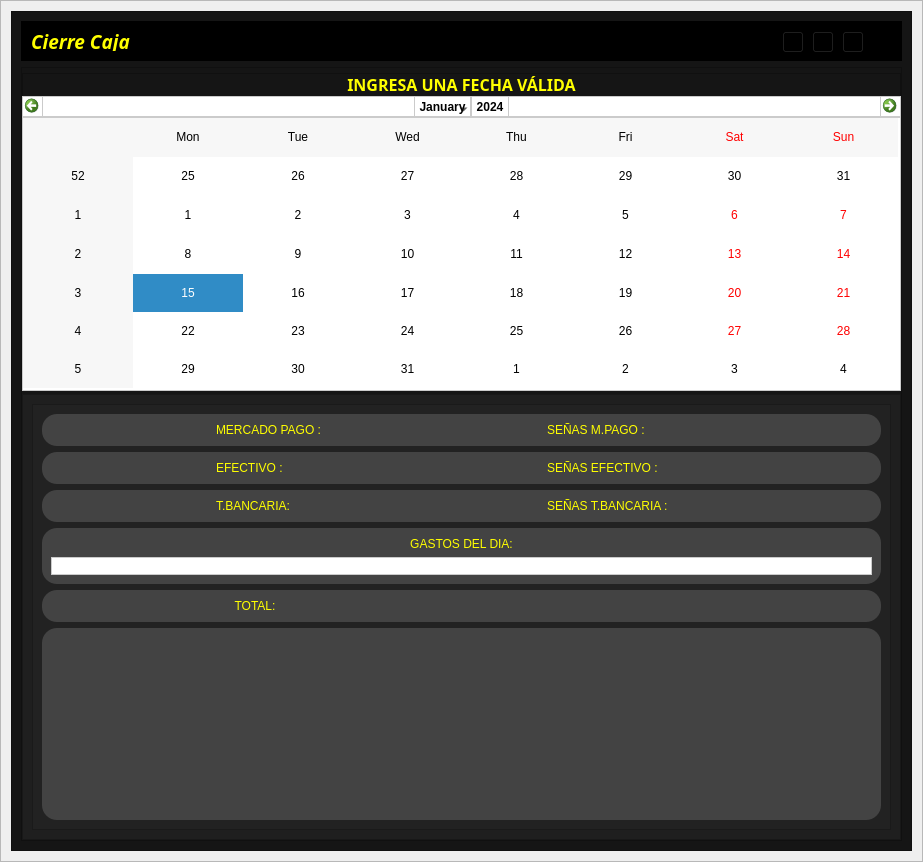
<?xml version="1.0" encoding="UTF-8"?>
<ui version="4.0">
 <class>DetailWindow</class>
 <widget class="QWidget" name="DetailWindow">
  <property name="geometry">
   <rect>
    <x>0</x>
    <y>0</y>
    <width>923</width>
    <height>862</height>
   </rect>
  </property>
  <property name="windowTitle">
   <string>Form</string>
  </property>
  <layout class="QGridLayout" name="gridLayout">
   <property name="leftMargin">
    <number>0</number>
   </property>
   <property name="topMargin">
    <number>0</number>
   </property>
   <property name="rightMargin">
    <number>0</number>
   </property>
   <property name="bottomMargin">
    <number>0</number>
   </property>
   <item row="0" column="0">
    <widget class="QFrame" name="central_widget_frame">
     <property name="frameShape">
      <enum>QFrame::StyledPanel</enum>
     </property>
     <property name="frameShadow">
      <enum>QFrame::Raised</enum>
     </property>
     <layout class="QVBoxLayout" name="shadow_layout">
      <property name="spacing">
       <number>0</number>
      </property>
      <property name="leftMargin">
       <number>10</number>
      </property>
      <property name="topMargin">
       <number>10</number>
      </property>
      <property name="rightMargin">
       <number>10</number>
      </property>
      <property name="bottomMargin">
       <number>10</number>
      </property>
      <item>
       <widget class="QFrame" name="background_frame">
        <property name="styleSheet">
         <string notr="true">background-color: rgb(21, 21, 21);</string>
        </property>
        <property name="frameShape">
         <enum>QFrame::StyledPanel</enum>
        </property>
        <property name="frameShadow">
         <enum>QFrame::Raised</enum>
        </property>
        <layout class="QVBoxLayout" name="verticalLayout_6">
         <item>
          <widget class="QFrame" name="frame_nav">
           <property name="minimumSize">
            <size>
             <width>0</width>
             <height>40</height>
            </size>
           </property>
           <property name="maximumSize">
            <size>
             <width>16777215</width>
             <height>40</height>
            </size>
           </property>
           <property name="styleSheet">
            <string notr="true">background-color: rgb(0, 0, 0);</string>
           </property>
           <property name="frameShape">
            <enum>QFrame::StyledPanel</enum>
           </property>
           <property name="frameShadow">
            <enum>QFrame::Raised</enum>
           </property>
           <layout class="QHBoxLayout" name="horizontalLayout_7">
            <item>
             <widget class="QLabel" name="label_tittle">
              <property name="font">
               <font>
                <family>Tw Cen MT</family>
                <pointsize>14</pointsize>
                <weight>75</weight>
                <italic>true</italic>
                <bold>true</bold>
               </font>
              </property>
              <property name="styleSheet">
               <string notr="true">color: rgb(255, 255, 0);</string>
              </property>
              <property name="text">
               <string>Cierre Caja</string>
              </property>
             </widget>
            </item>
            <item>
             <widget class="QFrame" name="butttons_holder_frame">
              <property name="minimumSize">
               <size>
                <width>110</width>
                <height>30</height>
               </size>
              </property>
              <property name="maximumSize">
               <size>
                <width>110</width>
                <height>16777215</height>
               </size>
              </property>
              <property name="frameShape">
               <enum>QFrame::StyledPanel</enum>
              </property>
              <property name="frameShadow">
               <enum>QFrame::Raised</enum>
              </property>
              <widget class="QToolButton" name="minimize_button">
               <property name="geometry">
                <rect>
                 <x>0</x>
                 <y>0</y>
                 <width>22</width>
                 <height>22</height>
                </rect>
               </property>
               <property name="text">
                <string>...</string>
               </property>
               <property name="icon">
                <iconset>
                 <normaloff>L:/.designer/assets/icons/minimize-window.png</normaloff>L:/.designer/assets/icons/minimize-window.png</iconset>
               </property>
              </widget>
              <widget class="QToolButton" name="restore_button">
               <property name="geometry">
                <rect>
                 <x>30</x>
                 <y>0</y>
                 <width>22</width>
                 <height>22</height>
                </rect>
               </property>
               <property name="text">
                <string>...</string>
               </property>
               <property name="icon">
                <iconset>
                 <normaloff>L:/.designer/assets/icons/restore-window.png</normaloff>L:/.designer/assets/icons/restore-window.png</iconset>
               </property>
              </widget>
              <widget class="QToolButton" name="maximize_button">
               <property name="geometry">
                <rect>
                 <x>30</x>
                 <y>0</y>
                 <width>22</width>
                 <height>22</height>
                </rect>
               </property>
               <property name="text">
                <string>...</string>
               </property>
               <property name="icon">
                <iconset>
                 <normaloff>L:/.designer/assets/icons/maximize-window.png</normaloff>L:/.designer/assets/icons/maximize-window.png</iconset>
               </property>
              </widget>
              <widget class="QToolButton" name="close_button">
               <property name="geometry">
                <rect>
                 <x>60</x>
                 <y>0</y>
                 <width>22</width>
                 <height>22</height>
                </rect>
               </property>
               <property name="text">
                <string>...</string>
               </property>
               <property name="icon">
                <iconset>
                 <normaloff>L:/.designer/assets/icons/close-window.png</normaloff>L:/.designer/assets/icons/close-window.png</iconset>
               </property>
              </widget>
             </widget>
            </item>
           </layout>
          </widget>
         </item>
         <item>
          <widget class="QFrame" name="content_frame">
           <property name="frameShape">
            <enum>QFrame::StyledPanel</enum>
           </property>
           <property name="frameShadow">
            <enum>QFrame::Raised</enum>
           </property>
           <layout class="QVBoxLayout" name="verticalLayout_2">
            <property name="spacing">
             <number>3</number>
            </property>
            <property name="leftMargin">
             <number>0</number>
            </property>
            <property name="topMargin">
             <number>0</number>
            </property>
            <property name="rightMargin">
             <number>0</number>
            </property>
            <property name="bottomMargin">
             <number>0</number>
            </property>
            <item>
             <widget class="QFrame" name="frame">
              <property name="minimumSize">
               <size>
                <width>0</width>
                <height>25</height>
               </size>
              </property>
              <property name="maximumSize">
               <size>
                <width>16777215</width>
                <height>15</height>
               </size>
              </property>
              <property name="styleSheet">
               <string notr="true">background-color: rgb(21, 21, 21);</string>
              </property>
              <property name="frameShape">
               <enum>QFrame::StyledPanel</enum>
              </property>
              <property name="frameShadow">
               <enum>QFrame::Raised</enum>
              </property>
              <layout class="QVBoxLayout" name="verticalLayout_3">
               <property name="topMargin">
                <number>0</number>
               </property>
               <property name="bottomMargin">
                <number>4</number>
               </property>
               <item>
                <widget class="QLabel" name="label">
                 <property name="minimumSize">
                  <size>
                   <width>0</width>
                   <height>20</height>
                  </size>
                 </property>
                 <property name="maximumSize">
                  <size>
                   <width>16777215</width>
                   <height>20</height>
                  </size>
                 </property>
                 <property name="font">
                  <font>
                   <family>Segoe UI Black</family>
                   <pointsize>12</pointsize>
                   <weight>75</weight>
                   <bold>true</bold>
                  </font>
                 </property>
                 <property name="styleSheet">
                  <string notr="true">
color: rgb(255, 255, 0);</string>
                 </property>
                 <property name="text">
                  <string>INGRESA UNA FECHA VÁLIDA</string>
                 </property>
                 <property name="alignment">
                  <set>Qt::AlignCenter</set>
                 </property>
                </widget>
               </item>
              </layout>
             </widget>
            </item>
            <item>
             <widget class="QCalendarWidget" name="calendarWidget">
              <property name="maximumSize">
               <size>
                <width>16777215</width>
                <height>300</height>
               </size>
              </property>
              <property name="styleSheet">
               <string notr="true">background-color: rgb(255, 255, 255);
border: 1px solid #cbcbcb;
color: rgb(0,0,0)
</string>
              </property>
             </widget>
            </item>
            <item>
             <widget class="QFrame" name="frame_2">
              <property name="styleSheet">
               <string notr="true">background-color: rgb(31, 31, 31);</string>
              </property>
              <property name="frameShape">
               <enum>QFrame::StyledPanel</enum>
              </property>
              <property name="frameShadow">
               <enum>QFrame::Raised</enum>
              </property>
              <layout class="QHBoxLayout" name="horizontalLayout">
               <item>
                <widget class="QFrame" name="frame_5">
                 <property name="styleSheet">
                  <string notr="true">background-color: rgb(34, 34, 34);</string>
                 </property>
                 <property name="frameShape">
                  <enum>QFrame::StyledPanel</enum>
                 </property>
                 <property name="frameShadow">
                  <enum>QFrame::Raised</enum>
                 </property>
                 <layout class="QVBoxLayout" name="verticalLayout_4">
                  <item>
                   <widget class="QFrame" name="frame_3">
                    <property name="styleSheet">
                     <string notr="true">background-color: rgb(67, 67, 67);
border-radius: 15px;</string>
                    </property>
                    <property name="frameShape">
                     <enum>QFrame::StyledPanel</enum>
                    </property>
                    <property name="frameShadow">
                     <enum>QFrame::Raised</enum>
                    </property>
                    <layout class="QHBoxLayout" name="horizontalLayout_2">
                     <item>
                      <widget class="QLabel" name="mp_ico_label">
                       <property name="styleSheet">
                        <string notr="true">image: url(:/prefijoNuevo/assets/icons/mercadopago.png);</string>
                       </property>
                       <property name="text">
                        <string/>
                       </property>
                      </widget>
                     </item>
                     <item>
                      <widget class="QLabel" name="mp_namelabel">
                       <property name="styleSheet">
                        <string notr="true">
color: rgb(255, 255, 0);
font: 87 16pt &quot;Segoe UI Black&quot;;</string>
                       </property>
                       <property name="text">
                        <string>MERCADO PAGO :</string>
                       </property>
                      </widget>
                     </item>
                     <item>
                      <widget class="QLabel" name="mp_label">
                       <property name="styleSheet">
                        <string notr="true">color: rgb(230, 230, 230);
font: 87 16pt &quot;Segoe UI Black&quot;;</string>
                       </property>
                       <property name="text">
                        <string/>
                       </property>
                      </widget>
                     </item>
                     <item>
                      <widget class="QLabel" name="mp_segna_namelabel">
                       <property name="styleSheet">
                        <string notr="true">
color: rgb(255, 255, 0);
font: 87 16pt &quot;Segoe UI Black&quot;;</string>
                       </property>
                       <property name="text">
                        <string>SEÑAS M.PAGO :</string>
                       </property>
                      </widget>
                     </item>
                     <item>
                      <widget class="QLabel" name="mp_segna_label">
                       <property name="styleSheet">
                        <string notr="true">color: rgb(230, 230, 230);
font: 87 16pt &quot;Segoe UI Black&quot;;</string>
                       </property>
                       <property name="text">
                        <string/>
                       </property>
                      </widget>
                     </item>
                    </layout>
                   </widget>
                  </item>
                  <item>
                   <widget class="QFrame" name="frame_4">
                    <property name="styleSheet">
                     <string notr="true">background-color: rgb(67, 67, 67);
border-radius: 15px;</string>
                    </property>
                    <property name="frameShape">
                     <enum>QFrame::StyledPanel</enum>
                    </property>
                    <property name="frameShadow">
                     <enum>QFrame::Raised</enum>
                    </property>
                    <layout class="QHBoxLayout" name="horizontalLayout_4">
                     <item>
                      <widget class="QLabel" name="efec_ico_label">
                       <property name="styleSheet">
                        <string notr="true">image: url(:/prefijoNuevo/assets/icons/efectivo.png);</string>
                       </property>
                       <property name="text">
                        <string/>
                       </property>
                      </widget>
                     </item>
                     <item>
                      <widget class="QLabel" name="efec_namelabel">
                       <property name="styleSheet">
                        <string notr="true">
color: rgb(255, 255, 0);
font: 87 16pt &quot;Segoe UI Black&quot;;</string>
                       </property>
                       <property name="text">
                        <string>EFECTIVO :</string>
                       </property>
                      </widget>
                     </item>
                     <item>
                      <widget class="QLabel" name="efec_label">
                       <property name="styleSheet">
                        <string notr="true">color: rgb(230, 230, 230);
font: 87 16pt &quot;Segoe UI Black&quot;;</string>
                       </property>
                       <property name="text">
                        <string/>
                       </property>
                      </widget>
                     </item>
                     <item>
                      <widget class="QLabel" name="efec_segna_namelabel">
                       <property name="styleSheet">
                        <string notr="true">
color: rgb(255, 255, 0);
font: 87 16pt &quot;Segoe UI Black&quot;;</string>
                       </property>
                       <property name="text">
                        <string>SEÑAS EFECTIVO :</string>
                       </property>
                      </widget>
                     </item>
                     <item>
                      <widget class="QLabel" name="efec_segna_label_">
                       <property name="styleSheet">
                        <string notr="true">color: rgb(230, 230, 230);
font: 87 16pt &quot;Segoe UI Black&quot;;</string>
                       </property>
                       <property name="text">
                        <string/>
                       </property>
                      </widget>
                     </item>
                    </layout>
                   </widget>
                  </item>
                  <item>
                   <widget class="QFrame" name="frame_6">
                    <property name="styleSheet">
                     <string notr="true">background-color: rgb(67, 67, 67);
border-radius: 15px;</string>
                    </property>
                    <property name="frameShape">
                     <enum>QFrame::StyledPanel</enum>
                    </property>
                    <property name="frameShadow">
                     <enum>QFrame::Raised</enum>
                    </property>
                    <layout class="QHBoxLayout" name="horizontalLayout_5">
                     <item>
                      <widget class="QLabel" name="transfe_ico_label">
                       <property name="styleSheet">
                        <string notr="true">image: url(:/prefijoNuevo/assets/icons/banco.png);</string>
                       </property>
                       <property name="text">
                        <string/>
                       </property>
                      </widget>
                     </item>
                     <item>
                      <widget class="QLabel" name="transfe_namelabel">
                       <property name="styleSheet">
                        <string notr="true">
color: rgb(255, 255, 0);
font: 87 16pt &quot;Segoe UI Black&quot;;</string>
                       </property>
                       <property name="text">
                        <string>T.BANCARIA:</string>
                       </property>
                      </widget>
                     </item>
                     <item>
                      <widget class="QLabel" name="transfe_label">
                       <property name="styleSheet">
                        <string notr="true">color: rgb(230, 230, 230);
font: 87 16pt &quot;Segoe UI Black&quot;;</string>
                       </property>
                       <property name="text">
                        <string/>
                       </property>
                      </widget>
                     </item>
                     <item>
                      <widget class="QLabel" name="transfe_segna_namelabel">
                       <property name="styleSheet">
                        <string notr="true">
color: rgb(255, 255, 0);
font: 87 16pt &quot;Segoe UI Black&quot;;</string>
                       </property>
                       <property name="text">
                        <string>SEÑAS T.BANCARIA :</string>
                       </property>
                      </widget>
                     </item>
                     <item>
                      <widget class="QLabel" name="transfe_segna_label">
                       <property name="styleSheet">
                        <string notr="true">color: rgb(230, 230, 230);
font: 87 16pt &quot;Segoe UI Black&quot;;</string>
                       </property>
                       <property name="text">
                        <string/>
                       </property>
                      </widget>
                     </item>
                    </layout>
                   </widget>
                  </item>
                  <item>
                   <widget class="QFrame" name="frame_7">
                    <property name="styleSheet">
                     <string notr="true">background-color: rgb(67, 67, 67);
border-radius: 15px;</string>
                    </property>
                    <property name="frameShape">
                     <enum>QFrame::StyledPanel</enum>
                    </property>
                    <property name="frameShadow">
                     <enum>QFrame::Raised</enum>
                    </property>
                    <layout class="QVBoxLayout" name="verticalLayout">
                     <item>
                      <widget class="QLabel" name="gastos_namelabel">
                       <property name="styleSheet">
                        <string notr="true">
color: rgb(255, 255, 0);
font: 87 16pt &quot;Segoe UI Black&quot;;</string>
                       </property>
                       <property name="text">
                        <string>GASTOS DEL DIA:</string>
                       </property>
                       <property name="scaledContents">
                        <bool>false</bool>
                       </property>
                       <property name="alignment">
                        <set>Qt::AlignCenter</set>
                       </property>
                      </widget>
                     </item>
                     <item>
                      <widget class="QLineEdit" name="gastos_lineEdit">
                       <property name="styleSheet">
                        <string notr="true">background-color: rgb(255, 255, 255);
border: 1px solid #cbcbcb;
font: 87 italic 18pt &quot;Segoe UI Black&quot;;</string>
                       </property>
                      </widget>
                     </item>
                    </layout>
                   </widget>
                  </item>
                  <item>
                   <widget class="QFrame" name="frame_8">
                    <property name="sizePolicy">
                     <sizepolicy hsizetype="Preferred" vsizetype="Preferred">
                      <horstretch>0</horstretch>
                      <verstretch>0</verstretch>
                     </sizepolicy>
                    </property>
                    <property name="styleSheet">
                     <string notr="true">background-color: rgb(67, 67, 67);
border-radius: 15px;</string>
                    </property>
                    <property name="frameShape">
                     <enum>QFrame::StyledPanel</enum>
                    </property>
                    <property name="frameShadow">
                     <enum>QFrame::Raised</enum>
                    </property>
                    <layout class="QHBoxLayout" name="horizontalLayout_3">
                     <item>
                      <widget class="QLabel" name="total_namelabel">
                       <property name="styleSheet">
                        <string notr="true">color: rgb(255, 255, 0);
font: 87 16pt &quot;Segoe UI Black&quot;;</string>
                       </property>
                       <property name="text">
                        <string>TOTAL:</string>
                       </property>
                       <property name="alignment">
                        <set>Qt::AlignCenter</set>
                       </property>
                      </widget>
                     </item>
                     <item>
                      <widget class="QLabel" name="total_label">
                       <property name="styleSheet">
                        <string notr="true">color: rgb(230, 230, 230);
font: 87 16pt &quot;Segoe UI Black&quot;;</string>
                       </property>
                       <property name="text">
                        <string/>
                       </property>
                      </widget>
                     </item>
                    </layout>
                   </widget>
                  </item>
                  <item>
                   <widget class="QTableView" name="tableView">
                    <property name="styleSheet">
                     <string notr="true">color: rgb(255, 255, 0);
background-color: rgb(67, 67, 67);
border-radius: 15px;
</string>
                    </property>
                   </widget>
                  </item>
                 </layout>
                </widget>
               </item>
              </layout>
             </widget>
            </item>
           </layout>
          </widget>
         </item>
        </layout>
       </widget>
      </item>
     </layout>
    </widget>
   </item>
  </layout>
 </widget>
 <resources>
  <include location="icons.qrc"/>
  <include location="icons.qrc"/>
 </resources>
 <connections/>
</ui>
